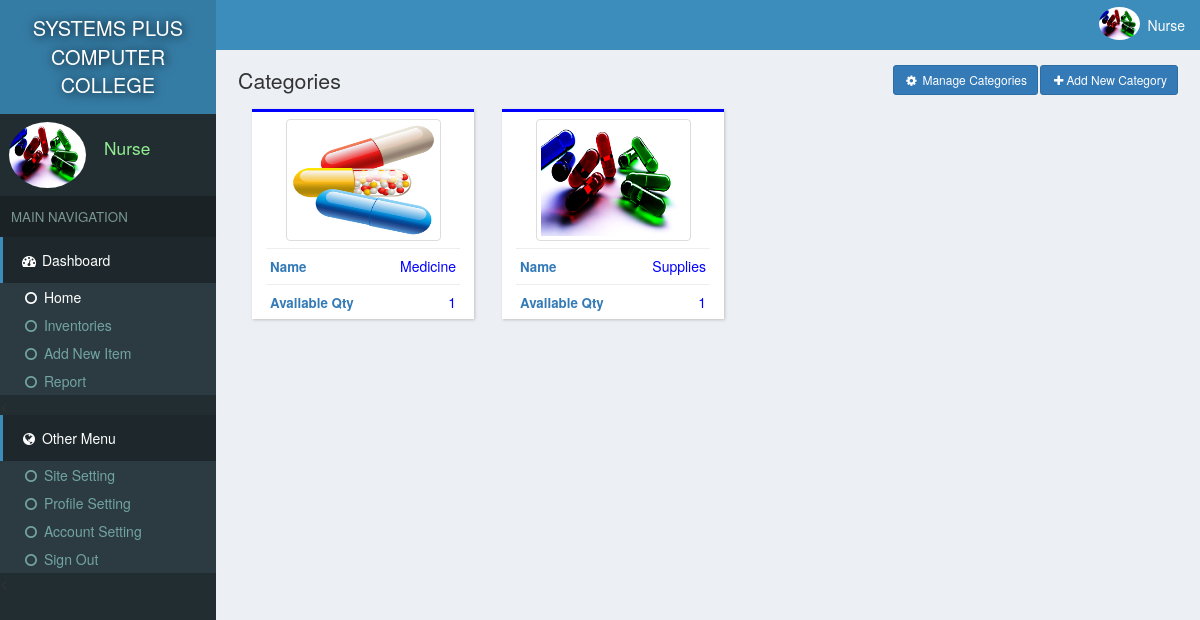
Page /medical/index.php (signed in) on the committed database.
### tables this page shows
CREATE TABLE `site` (
  `id` int(11) NOT NULL,
  `title` varchar(222) NOT NULL,
  `name` varchar(222) NOT NULL
);

CREATE TABLE `users` (
  `id` int(11) NOT NULL,
  `email` varchar(222) NOT NULL,
  `password` varchar(222) NOT NULL,
  `name` varchar(222) NOT NULL,
  `pic` varchar(222) NOT NULL,
  `number` varchar(222) NOT NULL,
  `date` timestamp NOT NULL DEFAULT CURRENT_TIMESTAMP
);

CREATE TABLE `categories` (
  `id` int(11) NOT NULL,
  `name` varchar(222) NOT NULL,
  `pic` varchar(111) NOT NULL,
  `details` varchar(333) NOT NULL,
  `date` timestamp NOT NULL DEFAULT CURRENT_TIMESTAMP
);

### medical/assets/db.php (called while the page is built, shortened)
<?php
    $con = new mysqli('localhost','root','','store');
    $array = $con->query("select * from users where id ='$_SESSION[userId]'");
    $user = $array->fetch_assoc();
?>

### medical/index.php (the view, shortened to what this page needs)
<?php require "assets/function.php" ?>
<?php require 'assets/db.php';?>
<!DOCTYPE html>
<html>
<head>
  <?php require "assets/autoloader.php" ?>
</head>
<body style="background: #ECF0F5;padding:0;margin:0">
<div class="dashboard" style="position: fixed;width: 18%;height: 100%;background:#222D32">
  <div style="background:#357CA5;padding: 14px 3px;color:white;font-size: 15pt;text-align: center;text-shadow: 1px 1px 11px black">
    <a href="index.php" style="color: white;text-decoration: none;"><?php echo strtoupper(siteName()); ?> </a>
  </div>
  <div class="flex" style="padding: 3px 7px;margin:5px 2px;">
    <div><img src="photo/<?php echo $user['pic'] ?>" class='img-circle' style='width: 77px;height: 66px'></div>
    <div style="color:lightgreen;font-size: 13pt;padding: 14px 7px;margin-left: 11px;"><?php echo ucfirst($user['name']); ?></div>
  </div>
  <div style="background: #1A2226;font-size: 10pt;padding: 11px;color: #79978F">MAIN NAVIGATION</div>
  <div>
    <div style="background:#1E282C;color: white;padding: 13px 17px;border-left: 3px solid #3C8DBC;"><span><i class="fa fa-dashboard fa-fw"></i> Dashboard</span></div>
    <div class="item">
      <ul class="nostyle zero">
        <a href="index.php"><li style="color: white"><i class="fa fa-circle-o fa-fw"></i> Home</li></a>
        <a href="inventeries.php"><li><i class="fa fa-circle-o fa-fw"></i> Inventories</li></a>
       <a href="addnew.php"><li><i class="fa fa-circle-o fa-fw"></i> Add New Item</li></a>
        <a href="reports.php"><li><i class="fa fa-circle-o fa-fw"></i> Report</li></a>
      </ul><
    </div>
  </div>
  <div style="background:#1E282C;color: white;padding: 13px 17px;border-left: 3px solid #3C8DBC;"><span><i class="fa fa-globe fa-fw"></i> Other Menu</span></div>
  <div class="item">
      <ul class="nostyle zero">
        <a href="sitesetting.php"><li><i class="fa fa-circle-o fa-fw"></i> Site Setting</li></a>
       <a href="profile.php"><li><i class="fa fa-circle-o fa-fw"></i> Profile Setting</li></a>
        <a href="accountSetting.php"><li><i class="fa fa-circle-o fa-fw"></i> Account Setting</li></a>
        <a href="logout.php"><li><i class="fa fa-circle-o fa-fw"></i> Sign Out</li></a>
      </ul><
    </div>
</div>
<div class="marginLeft" >
  <div style="color:white;background:#3C8DBC" >
    <div class="pull-right flex rightAccount" style="padding-right: 11px;padding: 7px;">
      <div><img src="photo/<?php echo $user['pic'] ?>" style='width: 41px;height: 33px;' class='img-circle'></div>
      <div style="padding: 8px"><?php echo ucfirst($user['name']) ?></div>
    </div>
  </div>
  <div class="content2">
    <div>
      <span style="font-size: 16pt;color: #333333">Categories </span>
      <button class="btn btn-primary btn-sm pull-right" data-toggle="modal" data-target="#addIn" style="margin-left: 2px;"><i class="fa fa-plus fa-fw"> </i>Add New Category</button>
      <a href="manageCat.php"><button class="btn btn-primary btn-sm pull-right" data-toggle="modal" data-target="#addIn"><i class="fa fa-gear  fa-fw"> </i> Manage Categories</button></a>
    </div>
  <?php
    $array = $con->query("select * from categories");
    while ($row = $array->fetch_assoc())
    {
      $array2 = $con->query("select count(*) from inventeries where catId = '$row[id]'");
      $row2 = $array2->fetch_assoc();
  ?>
    <a href="inventeries.php?catId=<?php echo $row['id'] ?>"><div class="box2 col-md-3">
     <div class="center"> <img src="photo/<?php echo $row['pic'] ?>" style="width: 155px;height: 122px;" class='img-thumbnail'></div>
      <hr style="margin: 7px;">
      <span style="padding: 11px"><strong style="font-size: 10pt">Name</strong><span class="pull-right" style="color:blue;margin-right: 11px;"><?php echo $row['name'] ?></span></span>
      <hr style="margin: 7px;">
      <span style="padding: 11px"><strong style="font-size: 10pt">Available Qty</strong><span class="pull-right" style="color:blue;margin-right: 11px"><?php echo $row2['count(*)']; ?></span></span>
    </div></a>
  <?php
    }
   ?>
  </div>
</div>
</body>
</html>

### rows in the picture
site: name "SYSTEMS PLUS COMPUTER COLLEGE"
users: pic (picture), name "Nurse"
categories: pic (picture), name "Medicine", count "1"
categories: pic (picture), name "Supplies", count "1"
